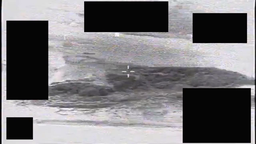
#> input picture camera_movement_analysis/transition_frames/frame_368.png, 256 x 144 px, shrunk from 1280 x 720 before the run, found by its file name
$ python check_shift_masked.py
#> lines starting #> are read from the running program, lines starting #| are printed output that depends on the picture; after the words box and inside, x2 and y2 are one past the last pixel; in counts of white or black regions, pixels touching at a corner belong together
import cv2
import numpy as np

img368 = cv2.imread("/home/egli/.gemini/antigravity/brain/c389e7ca-d9dd-451a-9838-cf1dec287928/scratch/transition_frames/frame_368.png", cv2.IMREAD_GRAYSCALE)
#> img368: shape (144, 256); min 0, max 252, mean 119.2
img370 = cv2.imread("/home/egli/.gemini/antigravity/brain/c389e7ca-d9dd-451a-9838-cf1dec287928/scratch/transition_frames/frame_370.png", cv2.IMREAD_GRAYSCALE)
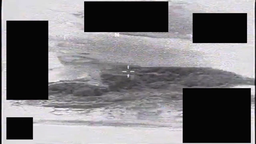
#> input picture camera_movement_analysis/transition_frames/frame_370.png, 256 x 144 px, shrunk from 1280 x 720 before the run, found by its file name
#> img370: shape (144, 256); min 0, max 252, mean 119.5

# Load analysis mask (255 inside background, 0 inside static overlays)
mask = cv2.imread("/home/egli/.gemini/antigravity/brain/c389e7ca-d9dd-451a-9838-cf1dec287928/scratch/analysis_mask.png", cv2.IMREAD_GRAYSCALE)
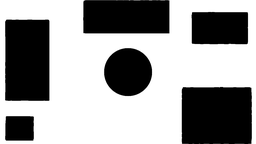
#> input picture camera_movement_analysis/analysis_mask.png, 256 x 144 px, shrunk from 1280 x 720 before the run, found by its file name
#> mask is the input picture: shape (144, 256); min 0, max 255, mean 153.6
mask_bin = (mask > 127).astype(np.float32)
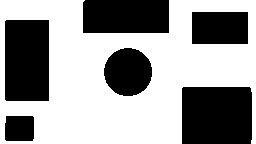
#> mask_bin: shape (144, 256) float32; values 0 (black) and 1 (white), 60.1% white; 6 black regions, box (x1, y1, x2, y2) and area: (182, 87, 252, 144) 3979, (5, 20, 49, 101) 3562, (83, 0, 169, 33) 2835, (104, 48, 152, 96) 1810, (192, 12, 248, 44) 1792, (5, 116, 34, 141) 714

best_shift = (0, 0)
min_ssd = float('inf')

# We'll search in a larger range, e.g., -40 to 40
for dy in range(-40, 41):
    for dx in range(-40, 41):
        # We want to shift img368 by (dx, dy) and compare it to img370.
        # To handle shifts properly, we translate img368 using an affine warp
        T = np.float32([[1, 0, dx], [0, 1, dy]])
        shifted_img = cv2.warpAffine(img368, T, (img368.shape[1], img368.shape[0]))

        # We only compare in the active background of BOTH the reference (img370) and shifted mask
        shifted_mask = cv2.warpAffine(mask_bin, T, (mask_bin.shape[1], mask_bin.shape[0]))
        combined_mask = mask_bin * shifted_mask

        # Compute SSD only on the active pixels
        diff = (img370.astype(np.float32) - shifted_img.astype(np.float32)) * combined_mask
        num_pixels = np.sum(combined_mask)
        if num_pixels > 10000:
            ssd = np.sum(diff**2) / num_pixels # normalized SSD
            if ssd < min_ssd:
                min_ssd = ssd
                best_shift = (dx, dy)
#> after the loop, best_shift = (0, 0); min_ssd = 180.7

print(f"Masked search best shift (368 to 370): dx={best_shift[0]}, dy={best_shift[1]} with NormSSD={min_ssd:.3f}")
#| Masked search best shift (368 to 370): dx=0, dy=0 with NormSSD=180.748

# Compare to zero shift
diff_zero = (img370.astype(np.float32) - img368.astype(np.float32)) * mask_bin
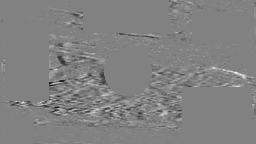
#> diff_zero: shape (144, 256) float32; min -114, max 111, mean 0.3; drawn with min black and max white
num_pixels_zero = np.sum(mask_bin)
#> num_pixels_zero = 22172
ssd_zero = np.sum(diff_zero**2) / num_pixels_zero
#> ssd_zero = 180.7
print(f"NormSSD at zero shift: {ssd_zero:.3f}")
#| NormSSD at zero shift: 180.748
